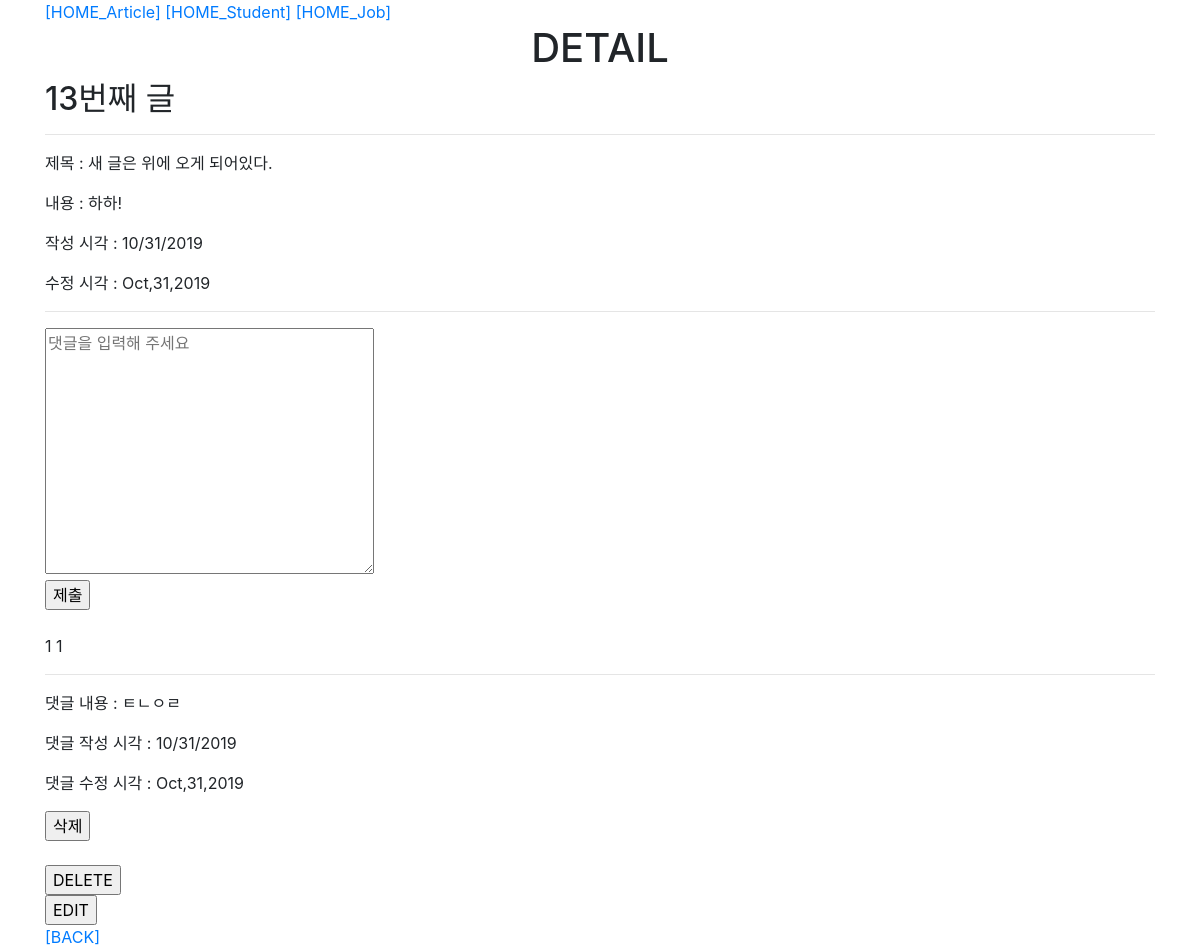
/articles/13/, run on the app's committed database.
### articles/models.py (models this page shows, shortened)
class Article(models.Model):
    title = models.CharField(max_length=20)
    content = models.TextField()
    created_at = models.DateTimeField(auto_now_add=True)
    updated_at = models.DateTimeField(auto_now=True)
    class Meta:
        ordering = ['-pk',]

class Comment(models.Model):
    content = models.CharField(max_length=20)
    created_at = models.DateTimeField(auto_now_add=True)
    updated_at = models.DateTimeField(auto_now=True)
    article = models.ForeignKey(Article, on_delete=models.CASCADE, related_name="comments")
    class Meta:
        ordering = ['-pk', ]

### articles/views.py (the view)
# urls.py: path('<int:pk>/', views.detail, name="detail"),
def detail(request, pk):
    article = Article.objects.get(pk=pk)
    comments = article.comments.all()
    context = {'article' : article, 'comments' : comments}
    return render(request, 'articles/detail.html', context)

### articles/templates/articles/detail.html (shortened to what this page needs)
{% extends 'base.html' %}
{% block content %}
    <h1 class="text-center">DETAIL</h1>
    <h2>{{ article.pk }}번째 글</h2>
    <hr>
    <p>제목 : {{ article.title }}</p>
    <p>내용 : {{ article.content }}</p>
    <p>작성 시각 : {{ article.created_at|date:"SHORT_DATE_FORMAT" }}</p>
    <p>수정 시각 : {{ article.updated_at|date:"M,j,Y" }}</p>
    <hr>
    <form action="{% url 'articles:comment_create' article.pk %}" method="POST">
        <textarea name="content" cols="30" rows="10" placeholder="댓글을 입력해 주세요"></textarea><br>
        <input type="submit" value="제출">
    </form>
    <br>
    {{ comments|length }}
    {{ article.comments.all|length }}
    {% for comment in comments %}
        <hr>
        <p>댓글 내용 : {{ comment.content }}</p>
        <p>댓글 작성 시각 : {{ comment.created_at|date:"SHORT_DATE_FORMAT" }}</p>
        <p>댓글 수정 시각 : {{ comment.updated_at|date:"M,j,Y" }}</p>
        <form action="{% url 'articles:comment_delete' article.pk comment.pk %}" method="POST">
                <input type="submit" value="삭제" onclick="return confirm('정말 댓글을 삭제하시겠습니까?')">
            </form>
        <br>
        {% empty %}
        <p><strong>댓글이 없어요 ㅠㅠ</strong></p>
    {% endfor %}
    <form action="{% url 'articles:delete' article.pk %}", method="POST">
        <input type="submit" value="DELETE" onclick="return confirm('삭제하시겠어요?')">
    </form>
    <form action="{% url 'articles:update' article.pk %}", method="GET">
        <input type="submit" value="EDIT">
    </form>
    <a href="{% url 'articles:index' %}">[BACK]</a>
{% endblock %}

### data on the page
Article: pk "13", title "새 글은 위에 오게 되어있다.", content "하하!", created_at "10/31/2019", updated_at "Oct,31,2019", comments.all|length "1"
Comment: content "ㅌㄴㅇㄹ", created_at "10/31/2019", updated_at "Oct,31,2019"

### other printed values
{{ comments|length }} "1"
